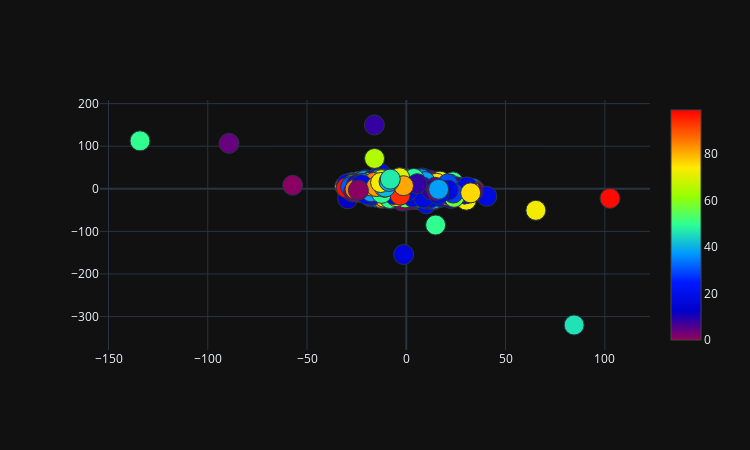

Here is the notebook cell this chart was saved with:
### Code cell
plot_2d(tsne[:, 0],tsne[:, 1])

### Figure 1 — Plotly figure (JSON) as saved in the notebook; plotly's stock layout.template omitted (floating-point values rounded to 4 significant figures; data arrays with more than 128 entries replaced by an {"elided": "..."} marker saying what was removed)
{"data": [{"marker": {"color": {"elided": "943 int values"}, "colorscale": [[0, "rgb(150,0,90)"], [0.125, "rgb(0,0,200)"], [0.25, "rgb(0,25,255)"], [0.375, "rgb(0,152,255)"], [0.5, "rgb(44,255,150)"], [0.625, "rgb(151,255,0)"], [0.75, "rgb(255,234,0)"], [0.875, "rgb(255,111,0)"], [1, "rgb(255,0,0)"]], "line": {"width": 1}, "showscale": true, "size": 20}, "mode": "markers", "type": "scatter", "x": {"elided": "943 float values"}, "y": {"elided": "943 float values"}}], "layout": {"height": 450, "margin": {"b": 100, "l": 100, "r": 100, "t": 100}, "width": 750}}
